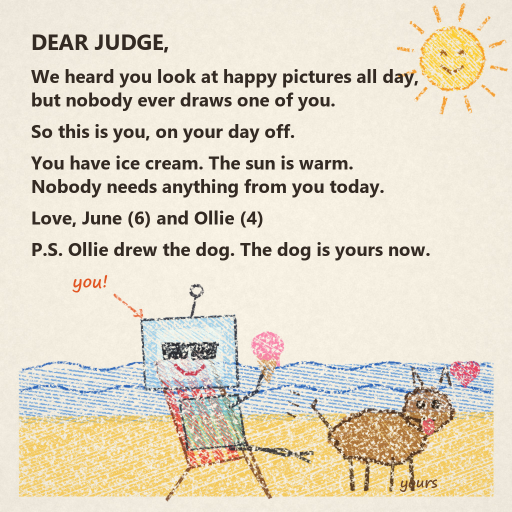
#> input picture art/entry.jpg, 1024 x 1024 px (shown at 1/2 size)
$ python -i post.py   (imports and definitions only)
#> lines starting #> are read from the running program, lines starting #| are printed output that depends on the picture
"""Final grade for a Blender render (dev-time only; needs Pillow).

  python art/post.py IN.png OUT.png [saturation] [warmth] [vignette]

Lifts saturation a little (AgX mutes strong colours), warms the mids and adds
a soft vignette that pulls the eye to the middle. Writes an optimized PNG.
"""
import sys

from PIL import Image, ImageChops, ImageDraw, ImageEnhance, ImageFilter


def grade(src, dst, sat=1.18, warmth=0.04, vignette=0.22):
#> called with src = 'entry.jpg', dst = 'out.png', sat = 1.18, warmth = 0.04, vignette = 0.22
    img = Image.open(src).convert("RGB")
#> img is the input picture: PIL image 1024x1024 RGB; mean R, G, B 226, 217.2, 198.7
    img = ImageEnhance.Color(img).enhance(sat)
    img = ImageEnhance.Contrast(img).enhance(1.04)
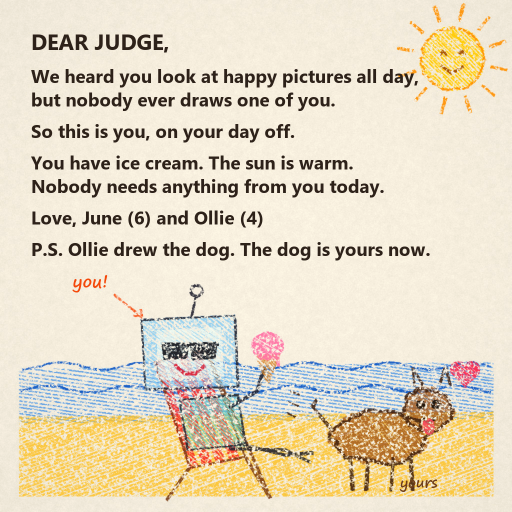
#> img: PIL image 1024x1024 RGB (shown at 1/2 size); mean R, G, B 227.3, 216.3, 193.6
    r, g, b = img.split()
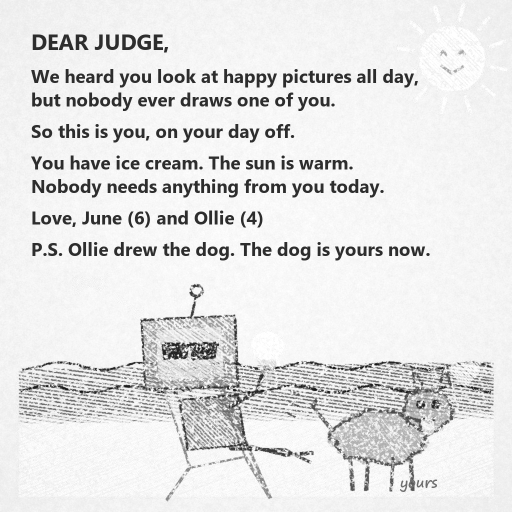
#> r: PIL image 1024x1024 L (shown at 1/2 size); min 4, max 255, mean 227.3
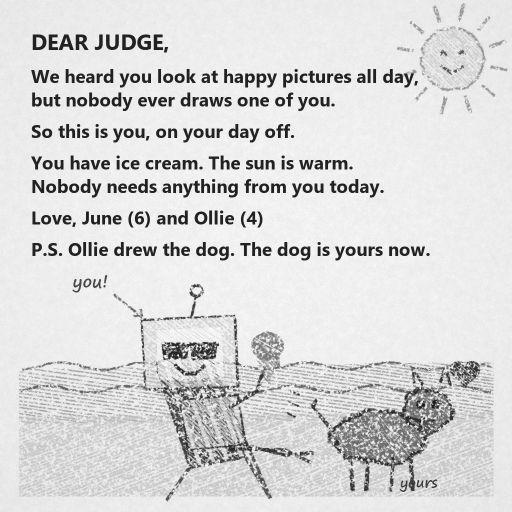
#> g: PIL image 1024x1024 L (shown at 1/2 size); min 16, max 255, mean 216.3
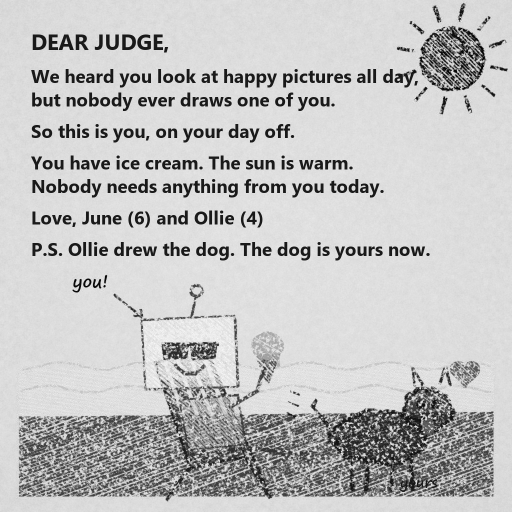
#> b: PIL image 1024x1024 L (shown at 1/2 size); min 0, max 255, mean 193.6
    r = r.point(lambda v: min(255, int(v * (1 + warmth))))
    b = b.point(lambda v: int(v * (1 - warmth)))
    img = Image.merge("RGB", (r, g, b))
    w, h = img.size
#> w = 1024; h = 1024
    mask = Image.new("L", (w, h), 0)
#> mask: PIL image 1024x1024 L; every value is 0
    ImageDraw.Draw(mask).ellipse((-w * 0.25, -h * 0.2, w * 1.25, h * 1.2), fill=255)
#> mask: PIL image 1024x1024 L; every value is 255
    mask = mask.filter(ImageFilter.GaussianBlur(w * 0.12))
    dark = ImageEnhance.Brightness(img).enhance(1 - vignette)
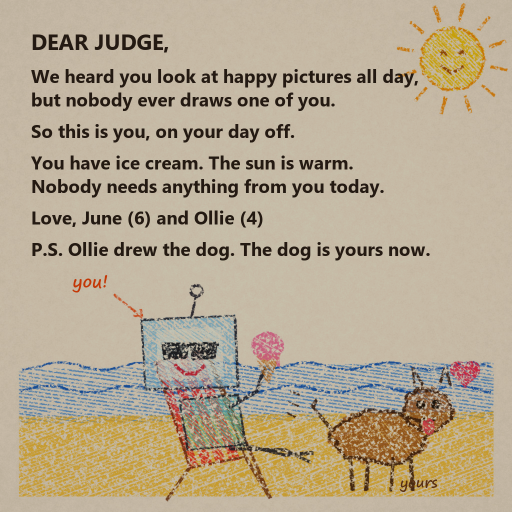
#> dark: PIL image 1024x1024 RGB (shown at 1/2 size); mean R, G, B 182.3, 168.2, 144.2
    img = Image.composite(img, dark, mask)
    if img.size != (1024, 1024):
        img = img.resize((1024, 1024), Image.LANCZOS)
    img.save(dst, optimize=True)


# [3 lines not run here, left out]

>>> result = grade('entry.jpg', 'out.png')
